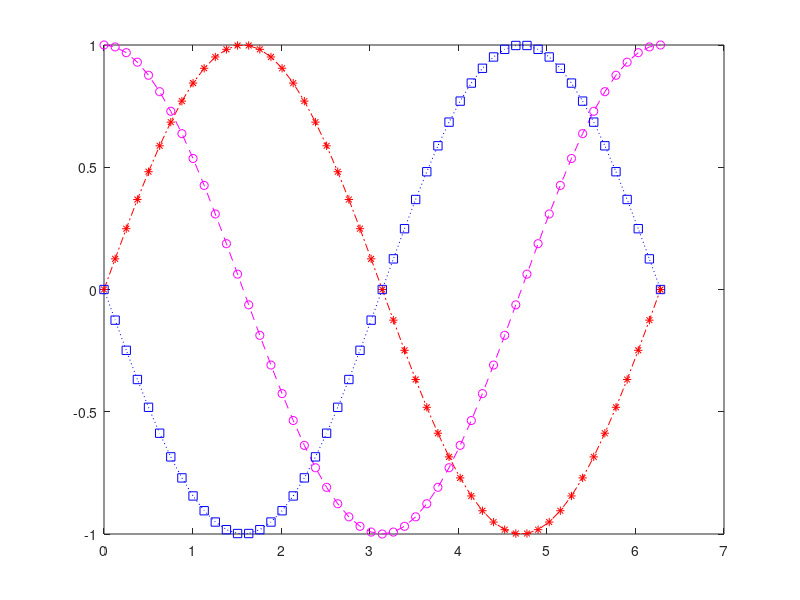

Recreate this plot in MATLAB.
clear all;
close all;
clc;

figure
t=0:pi/25:2*pi;


plot(t,sin(t),'-.r*');
hold on;
plot(t,cos(t),'--mo');
plot(t,sin(t-pi),':bs');
hold off;
